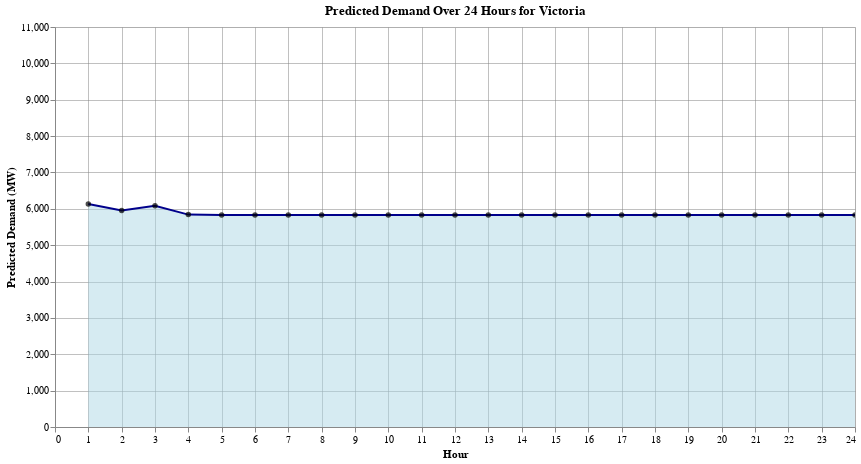

This figure's notebook cell:
### Markdown cell above
### IV. Predictions for Victoria

### Code cell
# Weather-related features for prediction

# in mm (IQR: 0.2mm-0mm)
Precipitation = 0.5

# as a percentage % (IQR: 79%-52%)
RelativeHumidity = 65

# in degrees C (IQR: 23°C-15°C)
AirTemperature = 17

# in degrees C (IQR: 17°C-10°C)
WetBulbTemperature = 14

# in degrees C (IQR: 15°C-6°C)
DewTemperature = 10

# in hPa (hectopascals) (IQR: 1021 hPa-1012 hPa)
SeaPressure = 1010

# in hPa (hectopascals) (IQR: 1018 hPa-1008 hPa)
StationPressure = 950

# Seasoanl and Temporal related features for prediction
Month = 7
Day = 14
Hour = 19
DayOfYear = 197

# Season encoded in to 4 categories 
# Summer from December to February, Autumn from March to May, Winter from June to August, and Spring from September to November 
Season_Autumn = 0
Season_Spring = 0
Season_Summer = 0
Season_Winter = 1

# Time of the day encoded in to 4 categories. 
# The times of the day are categorized as Morning (05–12), Afternoon (12–17), Evening (17–21), and Night (21–05) in 24-hour time
TimeOfDay_Afternoon = 0
TimeOfDay_Evening = 1
TimeOfDay_Morning = 0
TimeOfDay_Night = 0

# If the corresponding day is a weekend:IsWeekend_False= 0, IsWeekend_True = 1
# If the corresponding day is a weekday:IsWeekend_False= 1, IsWeekend_True = 0
IsWeekend_False = 0
IsWeekend_True = 1

vic_predicted_demand_df = predict_demand_for_region(Precipitation, RelativeHumidity, AirTemperature, WetBulbTemperature, DewTemperature,
                                                    SeaPressure, StationPressure, Month, Day, DayOfYear, Hour,
                                                    Season_Autumn, Season_Spring, Season_Summer, Season_Winter,
                                                    TimeOfDay_Afternoon, TimeOfDay_Evening, TimeOfDay_Morning, TimeOfDay_Night,
                                                    IsWeekend_False, IsWeekend_True, vic_model)

vic_interactive_plot = create_interactive_demand_plot(vic_predicted_demand_df, 'Victoria')
vic_interactive_plot.save('vic_interactive_plot.html',embed_options={'render':'svg','actions':False})
vic_interactive_plot

### Figure 1 — Vega-Lite specification as saved in the notebook (floating-point values rounded to 4 significant figures)
{"config": {"view": {"continuousWidth": 300, "continuousHeight": 300}}, "layer": [{"mark": {"type": "area", "color": "lightblue", "line": {"color": "darkblue"}, "opacity": 0.5}, "encoding": {"tooltip": [{"field": "Hour", "type": "quantitative"}, {"field": "Predicted Demand", "format": ".3f", "title": "Predicted Demand (MW)", "type": "quantitative"}, {"field": "Cumulative Demand", "format": ".3f", "title": "Predicted Total Demand (MW)", "type": "quantitative"}, {"field": "Average Hourly Demand", "format": ".3f", "title": "Predicted Average Demand per Hour (MW)", "type": "quantitative"}], "x": {"axis": {"grid": true, "gridColor": "gray", "gridWidth": 0.5, "title": "Hour"}, "field": "Hour", "scale": {"domain": [0, 24]}, "type": "quantitative"}, "y": {"axis": {"grid": true, "gridColor": "gray", "gridWidth": 0.5, "title": "Predicted Demand (MW)"}, "field": "Predicted Demand", "scale": {"domain": [0, 11000]}, "type": "quantitative"}}, "name": "view_3", "title": "Predicted Demand Over 24 Hours for Victoria"}, {"mark": {"type": "circle", "color": "black"}, "encoding": {"tooltip": [{"field": "Hour", "type": "quantitative"}, {"field": "Predicted Demand", "format": ".3f", "title": "Predicted Demand (MW)", "type": "quantitative"}, {"field": "Cumulative Demand", "format": ".3f", "title": "Total Predicted Demand (MW)", "type": "quantitative"}, {"field": "Average Hourly Demand", "format": ".3f", "title": "Average Hourly Demand (MW)", "type": "quantitative"}], "x": {"field": "Hour", "type": "quantitative"}, "y": {"field": "Predicted Demand", "type": "quantitative"}}, "title": "Predicted Demand Over 24 Hours for Victoria"}], "data": {"name": "data-bca9a5beb854bb995fff25d29331671a"}, "height": 400, "params": [{"name": "param_3", "select": {"type": "interval", "encodings": ["x", "y"]}, "bind": "scales", "views": ["view_3"]}], "width": 800, "$schema": "https://vega.github.io/schema/vega-lite/v5.17.0.json", "datasets": {"data-bca9a5beb854bb995fff25d29331671a": [{"Hour": 1, "Predicted Demand": 6132.0, "Cumulative Demand": 6132.0, "Average Hourly Demand": 6132.0}, {"Hour": 2, "Predicted Demand": 5951.0, "Cumulative Demand": 12080.0, "Average Hourly Demand": 6042.0}, {"Hour": 3, "Predicted Demand": 6082.0, "Cumulative Demand": 18170.0, "Average Hourly Demand": 6055.0}, {"Hour": 4, "Predicted Demand": 5841.0, "Cumulative Demand": 24010.0, "Average Hourly Demand": 6002.0}, {"Hour": 5, "Predicted Demand": 5828.0, "Cumulative Demand": 29830.0, "Average Hourly Demand": 5967.0}, {"Hour": 6, "Predicted Demand": 5828.0, "Cumulative Demand": 35660.0, "Average Hourly Demand": 5944.0}, {"Hour": 7, "Predicted Demand": 5828.0, "Cumulative Demand": 41490.0, "Average Hourly Demand": 5927.0}, {"Hour": 8, "Predicted Demand": 5828.0, "Cumulative Demand": 47320.0, "Average Hourly Demand": 5915.0}, {"Hour": 9, "Predicted Demand": 5828.0, "Cumulative Demand": 53140.0, "Average Hourly Demand": 5905.0}, {"Hour": 10, "Predicted Demand": 5828.0, "Cumulative Demand": 58970.0, "Average Hourly Demand": 5897.0}, {"Hour": 11, "Predicted Demand": 5828.0, "Cumulative Demand": 64800.0, "Average Hourly Demand": 5891.0}, {"Hour": 12, "Predicted Demand": 5828.0, "Cumulative Demand": 70630.0, "Average Hourly Demand": 5886.0}, {"Hour": 13, "Predicted Demand": 5828.0, "Cumulative Demand": 76460.0, "Average Hourly Demand": 5881.0}, {"Hour": 14, "Predicted Demand": 5828.0, "Cumulative Demand": 82280.0, "Average Hourly Demand": 5877.0}, {"Hour": 15, "Predicted Demand": 5828.0, "Cumulative Demand": 88110.0, "Average Hourly Demand": 5874.0}, {"Hour": 16, "Predicted Demand": 5828.0, "Cumulative Demand": 93940.0, "Average Hourly Demand": 5871.0}, {"Hour": 17, "Predicted Demand": 5828.0, "Cumulative Demand": 99770.0, "Average Hourly Demand": 5869.0}, {"Hour": 18, "Predicted Demand": 5828.0, "Cumulative Demand": 105600.0, "Average Hourly Demand": 5866.0}, {"Hour": 19, "Predicted Demand": 5828.0, "Cumulative Demand": 111400.0, "Average Hourly Demand": 5864.0}, {"Hour": 20, "Predicted Demand": 5828.0, "Cumulative Demand": 117200.0, "Average Hourly Demand": 5862.0}, {"Hour": 21, "Predicted Demand": 5828.0, "Cumulative Demand": 123100.0, "Average Hourly Demand": 5861.0}, {"Hour": 22, "Predicted Demand": 5828.0, "Cumulative Demand": 128900.0, "Average Hourly Demand": 5859.0}, {"Hour": 23, "Predicted Demand": 5828.0, "Cumulative Demand": 134700.0, "Average Hourly Demand": 5858.0}, {"Hour": 24, "Predicted Demand": 5828.0, "Cumulative Demand": 140600.0, "Average Hourly Demand": 5857.0}]}}
